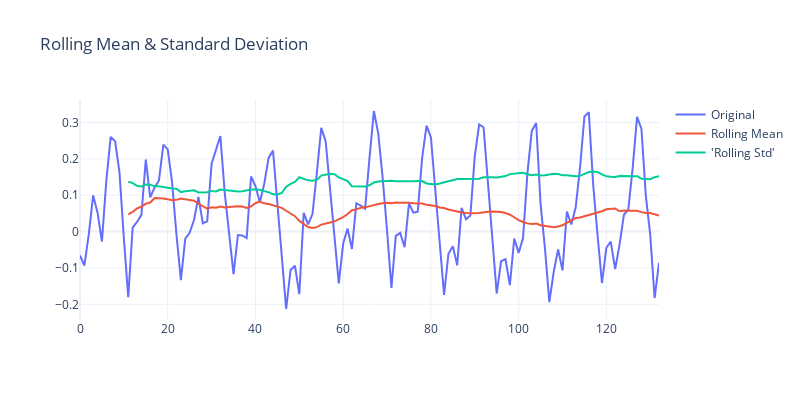

Write notebook code for a chart like this one.
### Markdown cell above
### d. Moving average

### Code cell
def moving_average(timeseries, k =12):
    
    timeseries_log = np.log(timeseries)
    rolmean_log = timeseries_log.rolling(k).mean()
    timeseries_log_moving_avg_diff = timeseries_log - rolmean_log
    timeseries_log_moving_avg_diff.dropna(inplace=True)
    
    rolling_stat_test(timeseries_log_moving_avg_diff)
    print("----------")
    adf_test(timeseries_log_moving_avg_diff)
    print("----------")
    kpss_test(timeseries_log_moving_avg_diff)
#     return timeseries_log_moving_avg_diff

moving_average(data.Passengers)

### Figure 1 — Plotly figure (JSON) as saved in the notebook; plotly's stock layout.template omitted (floating-point values rounded to 4 significant figures; data arrays with more than 128 entries replaced by an {"elided": "..."} marker saying what was removed)
{"data": [{"mode": "lines", "name": "Original", "type": "scatter", "y": {"elided": "133 float values"}}, {"mode": "lines", "name": "Rolling Mean", "type": "scatter", "y": {"elided": "133 float values"}}, {"mode": "lines", "name": "'Rolling Std'", "type": "scatter", "y": {"elided": "133 float values"}}], "layout": {"height": 400, "showlegend": true, "title": {"text": "Rolling Mean & Standard Deviation"}, "width": 800}}
